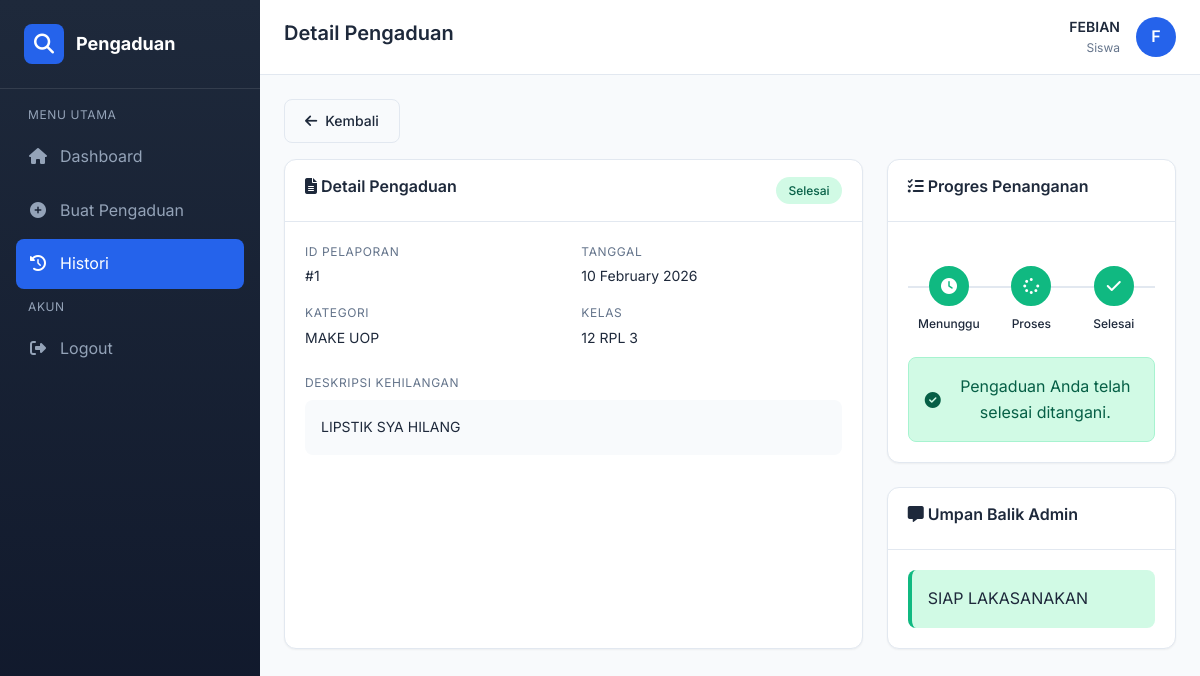
/index.php?page=siswa_detail&id=1 (signed in), run on the app's committed database.
### tables this page shows
CREATE TABLE `input_aspirasi` (
  `id_pelaporan` int NOT NULL,
  `nis` int NOT NULL,
  `id_kategori` int NOT NULL,
  `kelas` varchar(100) NOT NULL,
  `isi_text` text NOT NULL,
  `isi_gambar` varchar(255) DEFAULT NULL,
  `tanggal` date NOT NULL
);

CREATE TABLE `kategori` (
  `id_kategori` int NOT NULL,
  `ket_kategori` varchar(50) NOT NULL
);

CREATE TABLE `aspirasi` (
  `id_aspirasi` int NOT NULL,
  `id_pelaporan` int NOT NULL,
  `status` enum('Menunggu','Proses','Selesai') DEFAULT 'Menunggu',
  `tanggal` date NOT NULL,
  `id_admin` int DEFAULT NULL,
  `feedback` text
);

### controllers/SiswaController.php (called while the page is built, shortened)
<?php
require_once __DIR__ . '/../models/InputAspirasi.php';
class SiswaController {
    private $inputAspirasiModel;
    public function __construct() {
        $this->inputAspirasiModel = new InputAspirasi();
    }
    public function detail() {
        $id = $_GET['id'] ?? 0;
        $aspirasi = $this->inputAspirasiModel->getById($id);
        require_once __DIR__ . '/../views/siswa/detail.php';
    }
}

### config/Database.php (called while the page is built, shortened)
<?php
class Database {
    private static $instance = null;
    private $connection;
    private $host = 'localhost';
    private $db_name = 'db_pengaduan_kehilangan_siswa';
    private $username = 'root';
    private $password = '';
    private $charset = 'utf8mb4';
    private function __construct() {
        try {
            $dsn = "mysql:host={$this->host};dbname={$this->db_name};charset={$this->charset}";
            $options = [
                PDO::ATTR_ERRMODE => PDO::ERRMODE_EXCEPTION,
                PDO::ATTR_DEFAULT_FETCH_MODE => PDO::FETCH_ASSOC,
                PDO::ATTR_EMULATE_PREPARES => false,
            ];
            $this->connection = new PDO($dsn, $this->username, $this->password, $options);
        } catch (PDOException $e) {
            die("Koneksi database gagal: " . $e->getMessage());
        }
    }
    public static function getInstance() {
        if (self::$instance === null) {
            self::$instance = new self();
        }
        return self::$instance;
    }
    public function getConnection() {
        return $this->connection;
    }
}

### models/InputAspirasi.php (called while the page is built, shortened)
<?php
require_once __DIR__ . '/../config/Database.php';
class InputAspirasi {
    private $db;
    private $table = 'input_aspirasi';
    public function __construct() {
        $this->db = Database::getInstance()->getConnection();
    }
    public function getById($id) {
        $sql = "SELECT ia.*, s.nama_siswa, k.ket_kategori,
                       COALESCE(a.status, 'Menunggu') as status,
                       a.feedback, a.id_aspirasi, a.id_admin
                FROM {$this->table} ia
                LEFT JOIN siswa s ON ia.nis = s.nis
                LEFT JOIN kategori k ON ia.id_kategori = k.id_kategori
                LEFT JOIN aspirasi a ON ia.id_pelaporan = a.id_pelaporan
                WHERE ia.id_pelaporan = :id";
        $stmt = $this->db->prepare($sql);
        $stmt->execute(['id' => $id]);
        return $stmt->fetch();
    }
}

### views/siswa/detail.php (the view, shortened to what this page needs)
<div class="mb-3">
    <a href="index.php?page=siswa_histori" class="btn btn-outline">
        <i class="fas fa-arrow-left"></i> Kembali
    </a>
</div>
<div class="detail-grid">
    <div class="card">
        <div class="card-header">
            <h3 class="card-title">
                <i class="fas fa-file-alt"></i> Detail Pengaduan
            </h3>
            <span class="badge badge-<?= strtolower($aspirasi['status']) ?>">
                <?= $aspirasi['status'] ?>
            </span>
        </div>
        <div class="card-body">
            <div style="display: grid; grid-template-columns: 1fr 1fr; gap: 1rem;">
                <div>
                    <div class="detail-label">ID Pelaporan</div>
                    <div class="detail-value">#<?= $aspirasi['id_pelaporan'] ?></div>
                </div>
                <div>
                    <div class="detail-label">Tanggal</div>
                    <div class="detail-value"><?= date('d F Y', strtotime($aspirasi['tanggal'])) ?></div>
                </div>
                <div>
                    <div class="detail-label">Kategori</div>
                    <div class="detail-value"><?= htmlspecialchars($aspirasi['ket_kategori']) ?></div>
                </div>
                <div>
                    <div class="detail-label">Kelas</div>
                    <div class="detail-value"><?= htmlspecialchars($aspirasi['kelas']) ?></div>
                </div>
            </div>
            <div class="mt-4">
                <div class="detail-label">Deskripsi Kehilangan</div>
                <div class="detail-value" style="background: var(--bg-light); padding: 1rem; border-radius: var(--radius); margin-top: 0.5rem;">
                    <?= nl2br(htmlspecialchars($aspirasi['isi_text'])) ?>
                </div>
            </div>
        </div>
    </div>
    <div>
        <div class="card mb-4">
            <div class="card-header">
                <h3 class="card-title">
                    <i class="fas fa-tasks"></i> Progres Penanganan
                </h3>
            </div>
            <div class="card-body">
                <div class="progress-steps">
                    <div class="progress-step <?= $aspirasi['status'] === 'Menunggu' ? 'active' : ($aspirasi['status'] === 'Proses' || $aspirasi['status'] === 'Selesai' ? 'completed' : '') ?>">
                        <div class="progress-step-icon">
                            <i class="fas fa-clock"></i>
                        </div>
                        <div class="progress-step-label">Menunggu</div>
                    </div>
                    <div class="progress-step <?= $aspirasi['status'] === 'Proses' ? 'active' : ($aspirasi['status'] === 'Selesai' ? 'completed' : '') ?>">
                        <div class="progress-step-icon">
                            <i class="fas fa-spinner"></i>
                        </div>
                        <div class="progress-step-label">Proses</div>
                    </div>
                    <div class="progress-step <?= $aspirasi['status'] === 'Selesai' ? 'active completed' : '' ?>">
                        <div class="progress-step-icon">
                            <i class="fas fa-check"></i>
                        </div>
                        <div class="progress-step-label">Selesai</div>
                    </div>
                </div>
                <div class="text-center mt-4">
                    <?php if ($aspirasi['status'] === 'Menunggu'): ?>
                    <div class="alert alert-warning" style="margin: 0;">
                        <i class="fas fa-clock"></i>
                        Pengaduan Anda sedang menunggu untuk ditinjau oleh admin.
                    </div>
                    <?php else: ?>
                    <div class="alert alert-success" style="margin: 0;">
                        <i class="fas fa-check-circle"></i>
                        Pengaduan Anda telah selesai ditangani.
                    </div>
                    <?php endif; ?>
                </div>
            </div>
        </div>
        <div class="card">
            <div class="card-header">
                <h3 class="card-title">
                    <i class="fas fa-comment-alt"></i> Umpan Balik Admin
                </h3>
            </div>
            <div class="card-body">
                <?php if (!empty($aspirasi['feedback'])): ?>
                <div style="background: var(--success-light); padding: 1rem; border-radius: var(--radius); border-left: 4px solid var(--success);">
                    <?= nl2br(htmlspecialchars($aspirasi['feedback'])) ?>
                </div>
                <?php endif; ?>
            </div>
        </div>
    </div>
</div>
<?php
require_once __DIR__ . '/../layouts/main.php';
?>

### assets/css/style.css (style rules this page uses)
:root { --primary: #2563eb; --primary-dark: #1d4ed8; --primary-light: #3b82f6; --secondary: #64748b; --success: #10b981; --success-light: #d1fae5; --warning: #f59e0b; --warning-light: #fef3c7; --danger: #ef4444; --danger-light: #fee2e2; --info: #06b6d4; --info-light: #cffafe; --bg-light: #f8fafc; --bg-white: #ffffff; --bg-dark: #1e293b; --text-dark: #1e293b; --text-muted: #64748b; --text-light: #94a3b8; --border-color: #e2e8f0; --shadow-sm: 0 1px 2px 0 rgb(0 0 0 / 0.05); --shadow: 0 4px 6px -1px rgb(0 0 0 / 0.1); --shadow-lg: 0 10px 15px -3px rgb(0 0 0 / 0.1); --radius-sm: 0.375rem; --radius: 0.5rem; --radius-lg: 0.75rem; --radius-xl: 1rem; --transition: all 0.3s ease; }
* { margin: 0; padding: 0; box-sizing: border-box; }
body { font-family: 'Inter', -apple-system, BlinkMacSystemFont, 'Segoe UI', Roboto, sans-serif; background-color: var(--bg-light); color: var(--text-dark); line-height: 1.6; min-height: 100vh; }
a { text-decoration: none; color: inherit; }
h1, h2, h3, h4, h5, h6 { font-weight: 600; line-height: 1.3; margin-bottom: 0.5rem; }
h3 { font-size: 1.25rem; }
.card { background: var(--bg-white); border-radius: var(--radius-lg); box-shadow: var(--shadow-sm); border: 1px solid var(--border-color); overflow: hidden; }
.card-header { padding: 1rem 1.25rem; border-bottom: 1px solid var(--border-color); display: flex; justify-content: space-between; align-items: center; }
.card-title { font-weight: 600; font-size: 1rem; }
.card-body { padding: 1.25rem; }
.btn { display: inline-flex; align-items: center; justify-content: center; gap: 0.5rem; padding: 0.625rem 1.25rem; font-size: 0.875rem; font-weight: 500; border-radius: var(--radius); border: none; cursor: pointer; transition: var(--transition); text-decoration: none; }
.btn-outline { background: transparent; border: 1px solid var(--border-color); color: var(--text-dark); }
.badge { display: inline-flex; align-items: center; padding: 0.25rem 0.75rem; font-size: 0.75rem; font-weight: 500; border-radius: 9999px; }
.badge-selesai { background: var(--success-light); color: #065f46; }
.alert { padding: 1rem; border-radius: var(--radius); margin-bottom: 1rem; display: flex; align-items: center; gap: 0.75rem; }
.alert-success { background: var(--success-light); color: #065f46; border: 1px solid #a7f3d0; }
.detail-grid { display: grid; grid-template-columns: 2fr 1fr; gap: 1.5rem; }
.detail-label { font-size: 0.75rem; text-transform: uppercase; letter-spacing: 0.05em; color: var(--text-muted); margin-bottom: 0.25rem; }
.detail-value { font-size: 0.875rem; color: var(--text-dark); }
.progress-steps { display: flex; justify-content: space-between; margin: 1.5rem 0; position: relative; }
.progress-steps::before { content: ''; position: absolute; top: 20px; left: 0; right: 0; height: 2px; background: var(--border-color); z-index: 1; }
.progress-step { text-align: center; position: relative; z-index: 2; flex: 1; }
.progress-step-icon { width: 40px; height: 40px; border-radius: 50%; background: var(--bg-light); border: 2px solid var(--border-color); display: flex; align-items: center; justify-content: center; margin: 0 auto 0.5rem; font-size: 1rem; }
.progress-step.active .progress-step-icon { background: var(--primary); border-color: var(--primary); color: white; }
.progress-step.completed .progress-step-icon { background: var(--success); border-color: var(--success); color: white; }
.progress-step-label { font-size: 0.75rem; color: var(--text-muted); }
.progress-step.active .progress-step-label, .progress-step.completed .progress-step-label { color: var(--text-dark); font-weight: 500; }
.text-center { text-align: center; }
.mt-4 { margin-top: 1.5rem; }
.mb-3 { margin-bottom: 1rem; }
.mb-4 { margin-bottom: 1.5rem; }

### data on the page
input_aspirasi: id_pelaporan "1", tanggal "10 February 2026", id_kategori.ket_kategori "MAKE UOP", kelas "12 RPL 3", isi_text "LIPSTIK SYA HILANG", aspirasi.feedback "SIAP LAKASANAKAN"

### other printed values
$pageTitle "Detail Pengaduan"
$_SESSION['username'] "FEBIAN"
$_SESSION['role'] "Siswa"
substr($_SESSION['username'] ?? $_SESSION['nama'] ?? 'U', 0, 1) "F"
$aspirasi['status'] "Selesai"
